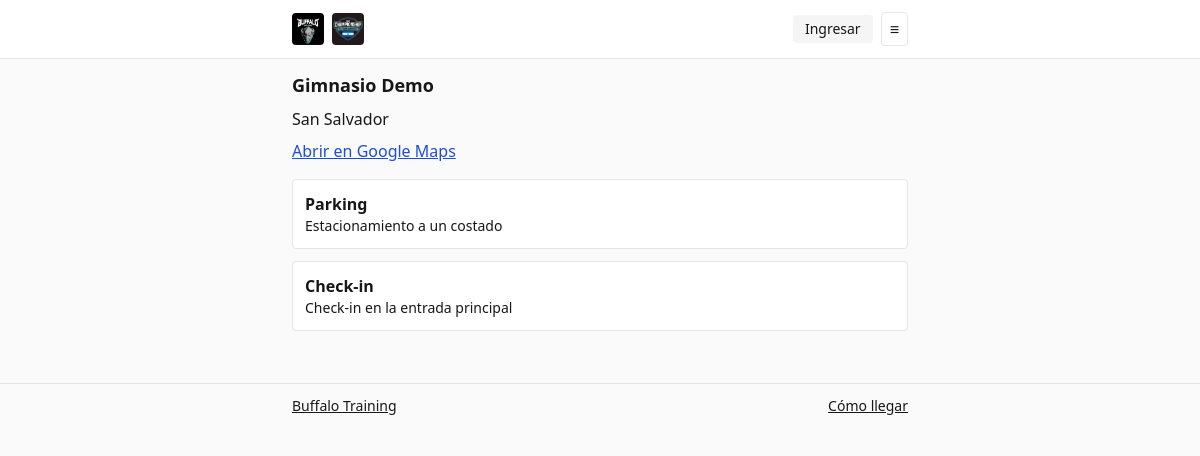
The app's page /info-lugar with its own data.
### core/models.py (models this page shows)
class Venue(models.Model):
    name = models.CharField(max_length=120)
    address = models.CharField(max_length=200)
    map_link = models.URLField(blank=True)
    parking_notes = models.TextField(blank=True)
    checkin_notes = models.TextField(blank=True)

### core/views.py (the view)
# urls.py: path('info-lugar', views.venue_info, name='venue_info'),
def venue_info(request):
    v = Venue.objects.first()
    return render(request, 'public/venue.html', {'venue': v})

### templates/public/venue.html (shortened to what this page needs)
{% extends 'base.html' %}
{% block content %}
  {% if venue %}
    <h1 class="text-lg font-semibold mb-2">{{ venue.name }}</h1>
    <p class="mb-2">{{ venue.address }}</p>
    <a class="underline text-blue-700" href="{{ venue.map_link }}" target="_blank">Abrir en Google Maps</a>
    <div class="mt-4 p-3 rounded border bg-white">
      <h2 class="font-semibold">Parking</h2>
      <p class="text-sm">{{ venue.parking_notes }}</p>
    </div>
    <div class="mt-3 p-3 rounded border bg-white">
      <h2 class="font-semibold">Check-in</h2>
      <p class="text-sm">{{ venue.checkin_notes }}</p>
    </div>
  {% else %}
    <p class="text-sm text-neutral-500">Información próximamente.</p>
  {% endif %}
{% endblock %}

### records on screen
Venue: name "Gimnasio Demo", address "San Salvador", parking_notes "Estacionamiento a un costado", checkin_notes "Check-in en la entrada principal"
